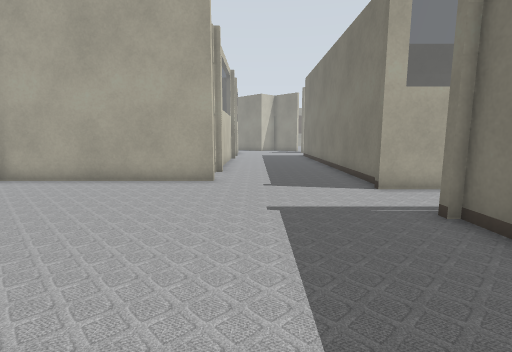
view 1 (above)

20 first-person views from a walk through a robot-simulator world made for Gazebo. The camera is 0.72 m above the floor, tilts 8° down and sees 85° across. Floor lines are 1 m apart. The floor is counted in squares, 0.5 m on a side. Each view is taken from the middle of a square. On the plan, view 1 faces up. The plan holds only what a view shows up to about 14 squares ahead; the rest is blank. The place goes on beyond the plan.

view 2
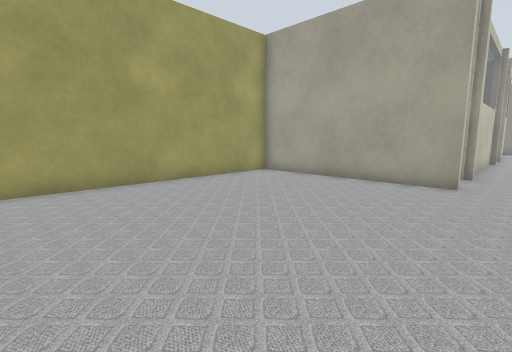

view 3
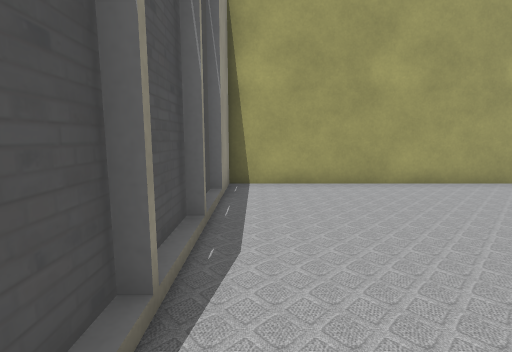

view 4
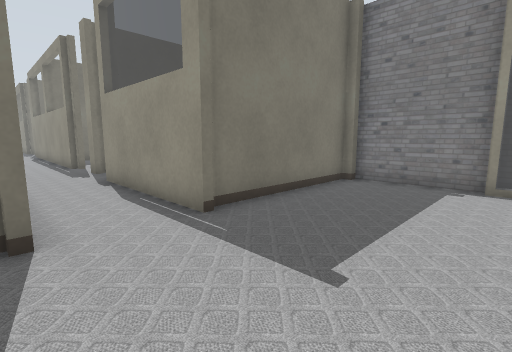

view 5
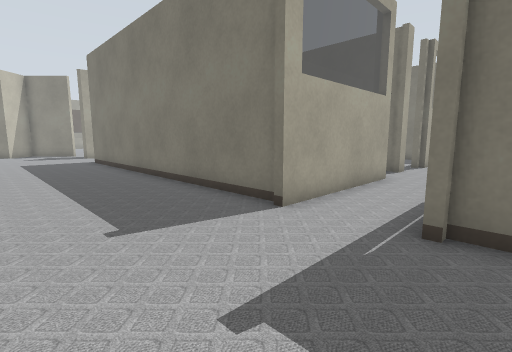

view 6
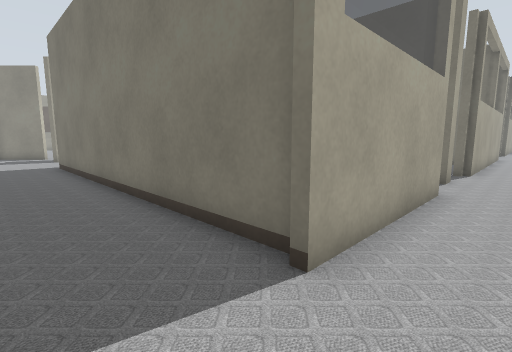

view 7
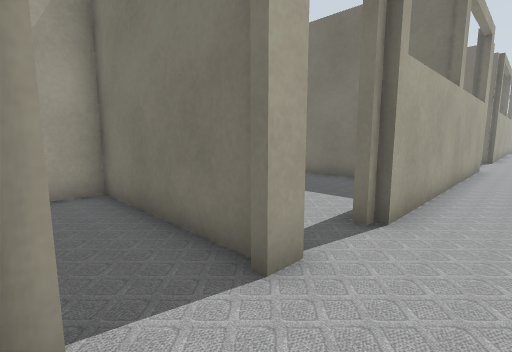

view 8
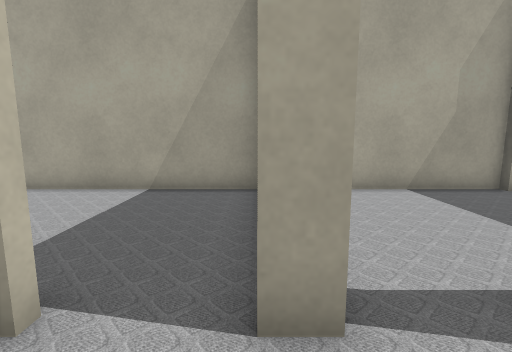

view 9
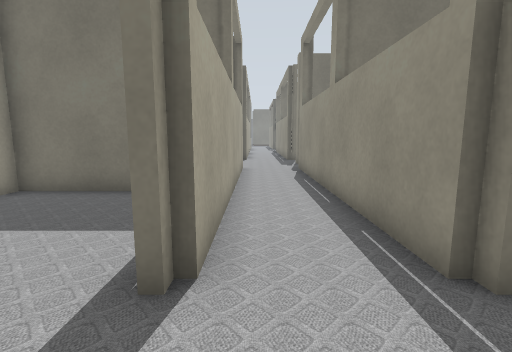

view 10
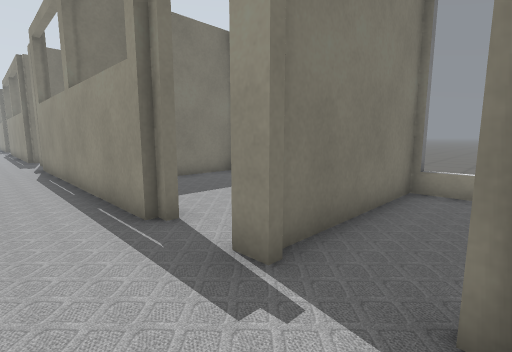

view 11
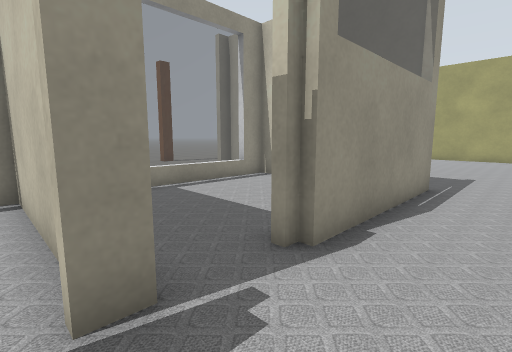

view 12
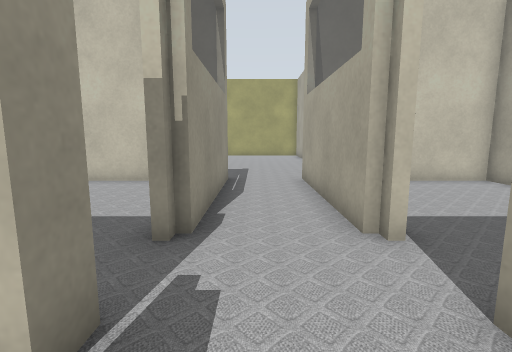

view 13
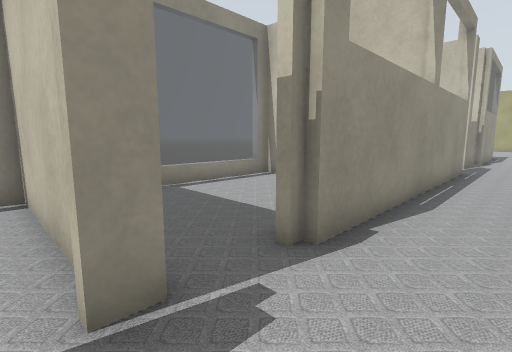

view 14
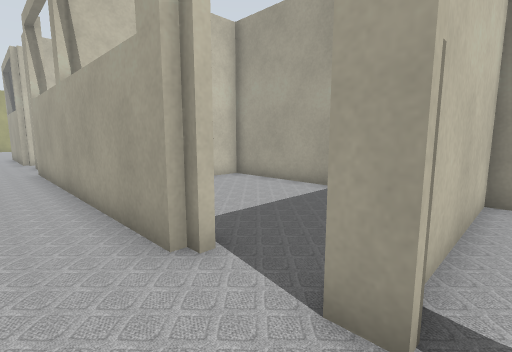

view 15
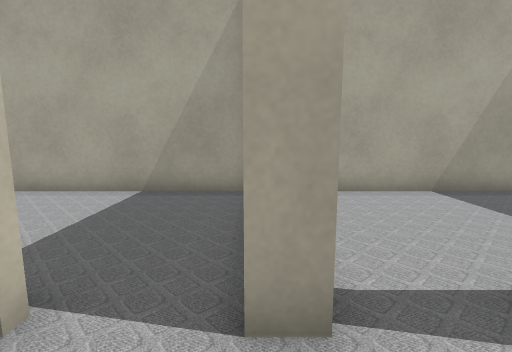

view 16
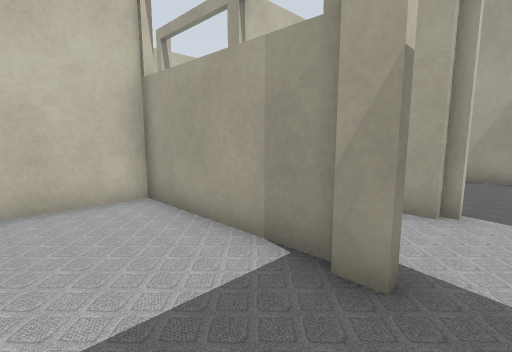

view 17
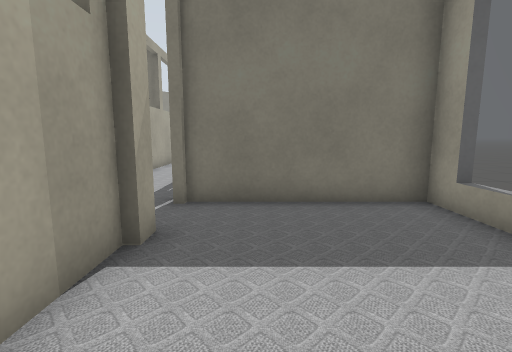

view 18
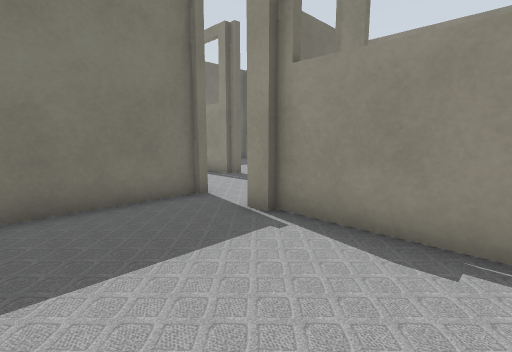

view 19
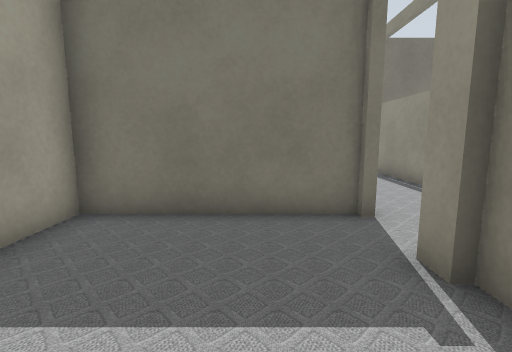

view 20
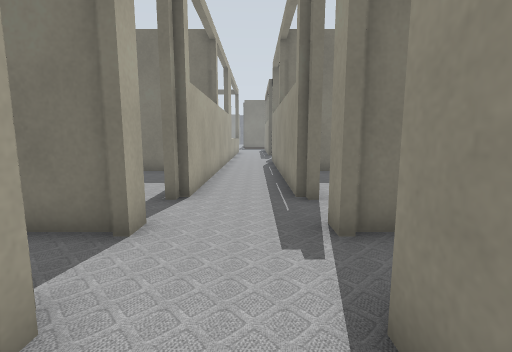

### Floor plan
Points are (right, up) in squares from view 1. A wall is a line through its corners. A room is listed if a view was taken in it or the views show most of it. See-through windows are left out.
Room 1 (views 1, 2, 3, 4, 5, 6, 7, 10)
walls: (3.4, 5) (9, 5); (-1.4, 9.1) (-8.5, 9.1) (-8.5, -0.8) (-0.1, -0.8); (-0.2, -1.2) (3.4, -1.2); (-4.8, -1.2) (-0.4, -1.2); (3.6, -0.9) (3.6, 4.9); (8.9, 4.8) (9.4, 4.8); (9, 7.6) (3.4, 7.6); (9.4, 7.8) (8.9, 7.8)
ways out: opening at (11.5, 6.5) to room 2; opening at (1, 9.5) to room 5; opening at (10, 8) to room 6; opening at (10, 5) to room 7
Room 2 (views 8, 9, 11, 12, 13, 14, 15, 20)
walls: (23.8, 4.8) (24.2, 4.8); (24, 7.6) (13.6, 7.6); (13.6, 5) (23.9, 5); (26.1, 4.8) (26.6, 4.8); (11.8, 7.8) (11, 7.8); (26.6, 7.8) (26.1, 7.8); (11, 4.8) (11.8, 4.8)
ways out: opening at (11.5, 6.5) to room 1; opening at (25, 5) to room 3; opening at (25, 8) to room 4; opening at (13, 8) to room 8; opening at (26.5, 6.5) to room 9
Room 3 (views 16, 17)
walls: (23.6, 4.8) (18.5, 4.8); (24.2, 4.5) (23.5, 4.5); (18.6, -0.2) (18.6, -0.8) (26.1, -0.8) (26.1, 4.8); (18.6, 5.1) (18.6, 2.1)
ways out: opening at (25, 5) to room 2
Room 4 (views 18, 19)
walls: (23.5, 8.1) (24.2, 8.1); (20, 7.8) (23.6, 7.8); (26.1, 7.8) (26.1, 13.3) (18.6, 13.3) (18.6, 12.1); (18.6, 8.8) (18.6, 7.5)
ways out: opening at (25, 8) to room 2
Room 5 (no view inside)
walls: (-1.6, 18.6) (-1.6, 13.8); (3.6, 7.8) (3.6, 20.4)
ways out: opening at (1, 9.5) to room 1; opening at (-2, 11); opening at (1, 21)
Room 6 (no view inside)
walls: (11.2, 8.1) (11.2, 13.6) (3.9, 13.6) (3.9, 11); (3.9, 8.8) (3.9, 7.5)
ways out: opening at (10, 8) to room 1
Room 7 (no view inside)
walls: (3.9, 5.1) (3.9, -0.9); (3.2, -0.8) (11.2, -0.8) (11.2, 4.5)
ways out: opening at (10, 5) to room 1
Room 8 (no view inside)
walls: (18.3, 7.5) (18.3, 13.3); (17.8, 13.6) (13.6, 13.6)
ways out: opening at (13, 8) to room 2
Room 9 (no view inside)
walls: (28.5, 5) (31.5, 5); (31.5, 7.6) (28.5, 7.6)
ways out: opening at (26.5, 6.5) to room 2; opening at (28, 8)

Where each view was taken, in squares from view 1:
view 1: 0 up, 0 right, facing up
view 2: 0 up, 0 right, facing up-left
view 3: 0 up, 0 right, facing left
view 4: 8 up, 1 left, facing down-right
view 5: 4 up, 1 left, facing up-right
view 6: 6 up, 1 right, facing up-right
view 7: 6 up, 9 right, facing up-right
view 8: 6 up, 11 right, facing up
view 9: 7 up, 11 right, facing right
view 10: 7 up, 9 right, facing down-right
view 11: 7 up, 12 right, facing down-left
view 12: 6 up, 13 right, facing left
view 13: 7 up, 27 right, facing down-left
view 14: 6 up, 27 right, facing up-left
view 15: 6 up, 26 right, facing up
view 16: 2 up, 25 right, facing up-left
view 17: 3 up, 20 right, facing right
view 18: 12 up, 20 right, facing down-right
view 19: 10 up, 21 right, facing right
view 20: 6 up, 22 right, facing right
